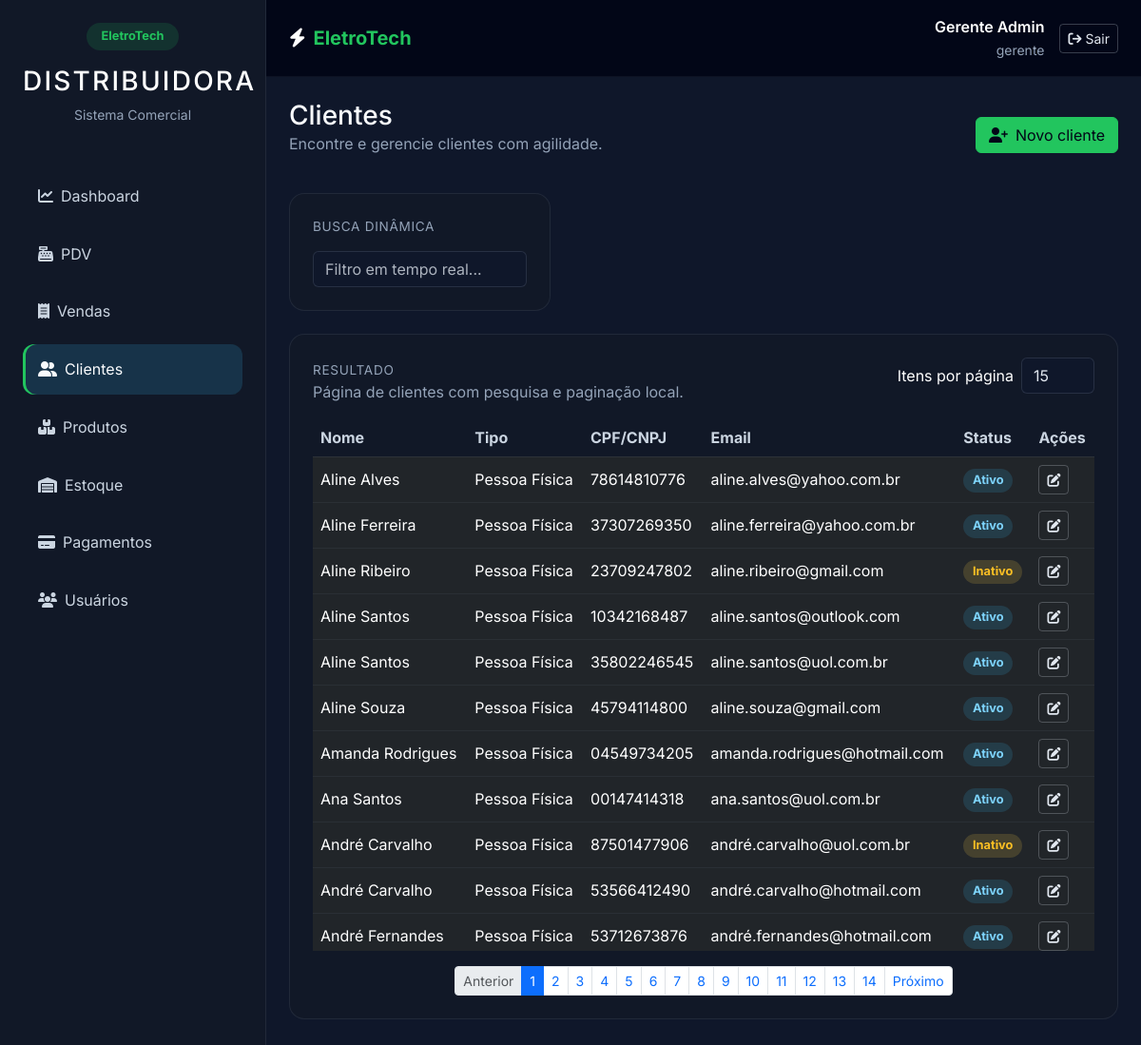
Page /customers/ (signed in) on the committed database.
### tables this page shows
CREATE TABLE customers (
    id INTEGER PRIMARY KEY AUTOINCREMENT,
    name TEXT NOT NULL,
    cpf_cnpj TEXT NOT NULL UNIQUE,
    email TEXT NOT NULL UNIQUE,
    status TEXT NOT NULL DEFAULT 'Ativo',
    created_at TEXT DEFAULT CURRENT_TIMESTAMP
, phone TEXT, address TEXT, customer_type TEXT NOT NULL DEFAULT 'Pessoa Física', gender TEXT, cep TEXT, address_number TEXT, bairro TEXT, cidade TEXT, estado TEXT);

### routes/customers.py (the view)
@customers_bp.route('/')
@login_required
@role_required('gerente', 'vendedor')
def list_customers():
    query = request.args.get('q', '').strip()
    base = 'SELECT * FROM customers'
    params = ()
    if query:
        base += ' WHERE name LIKE ? OR cpf_cnpj LIKE ? OR email LIKE ?'
        wildcard = f'%{query}%'
        params = (wildcard, wildcard, wildcard)
    customers = query_db(base + ' ORDER BY name; ', params)
    return render_template('customers.html', customers=customers, query=query)

### models/db.py (called while the page is built)
def get_db():
    db = getattr(g, '_database', None)
    if db is None:
        db = g._database = sqlite3.connect(
            os.path.join(os.path.dirname(__file__), '..', 'database', 'eletrotech.db')
        )
        db.row_factory = sqlite3.Row
    return db

def query_db(query, args=(), one=False):
    db = get_db()
    cur = db.execute(query, args)
    rv = cur.fetchall()
    cur.close()
    return (rv[0] if rv else None) if one else rv

### routes/auth.py (called while the page is built)
def login_required(view):
    @wraps(view)
    def wrapped_view(**kwargs):
        if 'user_id' not in session:
            return redirect(url_for('auth.login'))
        return view(**kwargs)
    return wrapped_view

def role_required(*roles):
    def decorator(view):
        @wraps(view)
        def wrapped_view(**kwargs):
            if 'role' not in session or session['role'] not in roles:
                flash('Acesso negado: permissão insuficiente.', 'danger')
                return redirect(url_for('dashboard.index'))
            return view(**kwargs)
        return wrapped_view
    return decorator

@auth_bp.app_context_processor
def inject_user():
    return {'current_user': session}

### templates/customers.html (shortened to what this page needs)
{% extends 'layout.html' %}
{% block content %}
<div class="section-header mb-4">
  <div>
    <h3>Clientes</h3>
    <p class="text-muted">Encontre e gerencie clientes com agilidade.</p>
  </div>
  <a href="{{ url_for('customers.new_customer') }}" class="btn btn-primary action-btn"><i class="fa-solid fa-user-plus me-2"></i>Novo cliente</a>
</div>
<div class="row g-4">
  <div class="col-12 col-xl-4">
    <div class="card p-4">
      <span class="section-title">Busca dinâmica</span>
      <div class="mt-3">
        <input id="searchClients" data-search-target="#customersTable" type="text" class="form-control" placeholder="Filtro em tempo real..." value="{{ query }}">
      </div>
    </div>
  </div>
  <div class="col-12">
    <div class="card p-4">
      <div class="d-flex flex-column flex-md-row justify-content-between align-items-start gap-3 mb-3">
        <div>
          <span class="section-title">Resultado</span>
          <p class="text-muted mb-0">Página de clientes com pesquisa e paginação local.</p>
        </div>
        <div class="d-flex align-items-center gap-2">
          <label class="text-white mb-0">Itens por página</label>
          <select id="itemsPerPage" class="form-select w-auto">
            <option value="15" selected>15</option>
          </select>
        </div>
      </div>
      <div class="table-responsive table-fixed-height">
        <table id="customersTable" class="table table-dark table-hover align-middle">
          <thead>
            <tr><th>Nome</th><th>Tipo</th><th>CPF/CNPJ</th><th>Email</th><th>Status</th><th>Ações</th></tr>
          </thead>
          <tbody>
            {% for customer in customers %}
            <tr data-row>
              <td>{{ customer.name }}</td>
              <td>{{ customer.customer_type or 'N/A' }}</td>
              <td>{{ customer.cpf_cnpj }}</td>
              <td>{{ customer.email }}</td>
              <td>
                {% if customer.status == 'Ativo' %}
                <span class="badge badge-active">Ativo</span>
                {% else %}
                <span class="badge badge-inactive">Inativo</span>
                {% endif %}
              </td>
              <td>
                <a class="btn btn-sm btn-outline-light" href="{{ url_for('customers.edit_customer', id=customer.id) }}"><i class="fa-solid fa-pen-to-square"></i></a>
              </td>
            </tr>
            {% else %}
            <tr><td colspan="6" class="text-center text-muted">Nenhum cliente cadastrado.</td></tr>
            {% endfor %}
          </tbody>
        </table>
      </div>
      <nav aria-label="Paginação de clientes" class="mt-3">
        <ul id="paginationControls" class="pagination pagination-sm justify-content-center mb-0"></ul>
      </nav>
    </div>
  </div>
</div>
{% endblock %}

### static/style.css (style rules this page uses)
body { min-height: 100vh; background: #0f172a; color: #f8fafc; font-family: 'Inter', system-ui, -apple-system, BlinkMacSystemFont, 'Segoe UI', sans-serif; }
body, body h1, body h2, body h3, body h4, body h5, body h6, body p, body label, body a, body button, body small, body span, body li, body td, body th, body .nav-link, body .form-label, body .input-group-text, body .card, body .card-header, body .card-body { color: #f8fafc; }
html, body { scroll-behavior: smooth; }
body { opacity: 0; transition: opacity 0.25s ease-in-out; }
body.fade-in { opacity: 1; }
*, *::before, *::after { transition: background-color 0.22s ease, color 0.22s ease, border-color 0.22s ease, box-shadow 0.22s ease, transform 0.22s ease; }
body, .card, .btn, .form-control, .form-select, .nav-link, .table tbody tr, .alert, .offcanvas, .topbar, .sidebar, .card-body { transition: background-color 0.22s ease, color 0.22s ease, border-color 0.22s ease, box-shadow 0.22s ease, transform 0.22s ease; }
.card { background: #111827; border: 1px solid rgba(148, 163, 184, 0.12); border-radius: 1rem; }
.table { color: #e2e8f0; }
.table thead th { color: #cbd5e1; border-bottom: 1px solid rgba(148, 163, 184, 0.1); }
.table tbody tr { border-bottom: 1px solid rgba(148, 163, 184, 0.08); }
.table td, .table th { vertical-align: middle; }
.form-control, .form-select, .form-control:focus, .form-select:focus { background: #0f172a; color: #e2e8f0; border-color: rgba(148, 163, 184, 0.18); box-shadow: none; }
.form-control::placeholder { color: rgba(226, 232, 240, 0.75); }
.text-muted { color: #94a3b8 !important; }
.btn-primary { background: #22c55e; border-color: #22c55e; color: #020617; }
.btn-outline-light { color: #e2e8f0; border-color: rgba(226, 232, 240, 0.24); }
.badge { font-size: 0.8rem; padding: 0.5em 0.75em; border-radius: 999px; }
.badge-active { background: rgba(56, 189, 248, 0.15); color: #7dd3fc; }
.badge-inactive { background: rgba(252, 211, 77, 0.16); color: #fbbf24; }
.section-title { letter-spacing: 0.05em; text-transform: uppercase; font-size: 0.85rem; color: #94a3b8; }
.section-header { display: flex; justify-content: space-between; align-items: center; gap: 1rem; }
.section-header h3 { margin: 0; color: #f8fafc; }
.action-btn { min-width: 150px; }
.table-fixed-height { max-height: 560px; overflow-y: auto; }
.table-fixed-height table thead th { position: sticky; top: 0; background: #111827; z-index: 2; }

### rows in the picture
customers: name "Aline Alves", customer_type "Pessoa Física", cpf_cnpj "78614810776", email "aline.alves@yahoo.com.br", status "Ativo"
customers: name "Aline Ferreira", customer_type "Pessoa Física", cpf_cnpj "37307269350", email "aline.ferreira@yahoo.com.br", status "Ativo"
customers: name "Aline Ribeiro", customer_type "Pessoa Física", cpf_cnpj "23709247802", email "aline.ribeiro@gmail.com", status "Inativo"
customers: name "Aline Santos", customer_type "Pessoa Física", cpf_cnpj "10342168487", email "aline.santos@outlook.com", status "Ativo"
customers: name "Aline Santos", customer_type "Pessoa Física", cpf_cnpj "35802246545", email "aline.santos@uol.com.br", status "Ativo"
customers: name "Aline Souza", customer_type "Pessoa Física", cpf_cnpj "45794114800", email "aline.souza@gmail.com", status "Ativo"
customers: name "Amanda Rodrigues", customer_type "Pessoa Física", cpf_cnpj "04549734205", email "amanda.rodrigues@hotmail.com", status "Ativo"
customers: name "Ana Santos", customer_type "Pessoa Física", cpf_cnpj "00147414318", email "ana.santos@uol.com.br", status "Ativo"
customers: name "André Carvalho", customer_type "Pessoa Física", cpf_cnpj "87501477906", email "andré.carvalho@uol.com.br", status "Inativo"
customers: name "André Carvalho", customer_type "Pessoa Física", cpf_cnpj "53566412490", email "andré.carvalho@hotmail.com", status "Ativo"
customers: name "André Fernandes", customer_type "Pessoa Física", cpf_cnpj "53712673876", email "andré.fernandes@hotmail.com", status "Ativo"

### other values in the picture
{{ current_user.get('name') }} "Gerente Admin"
{{ current_user.get('role') }} "gerente"
